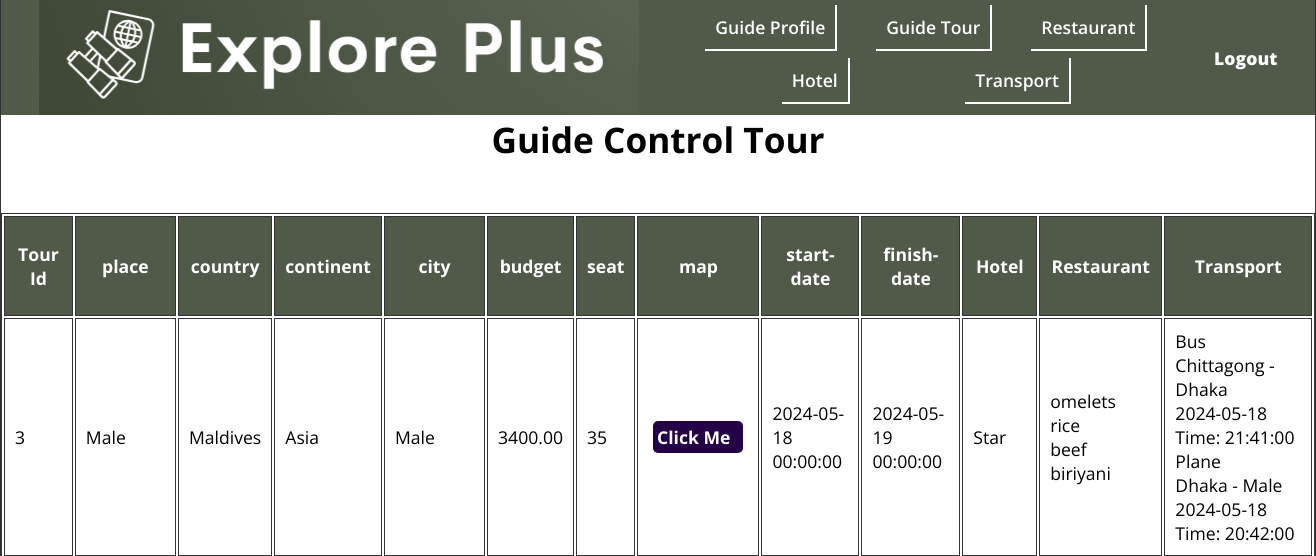
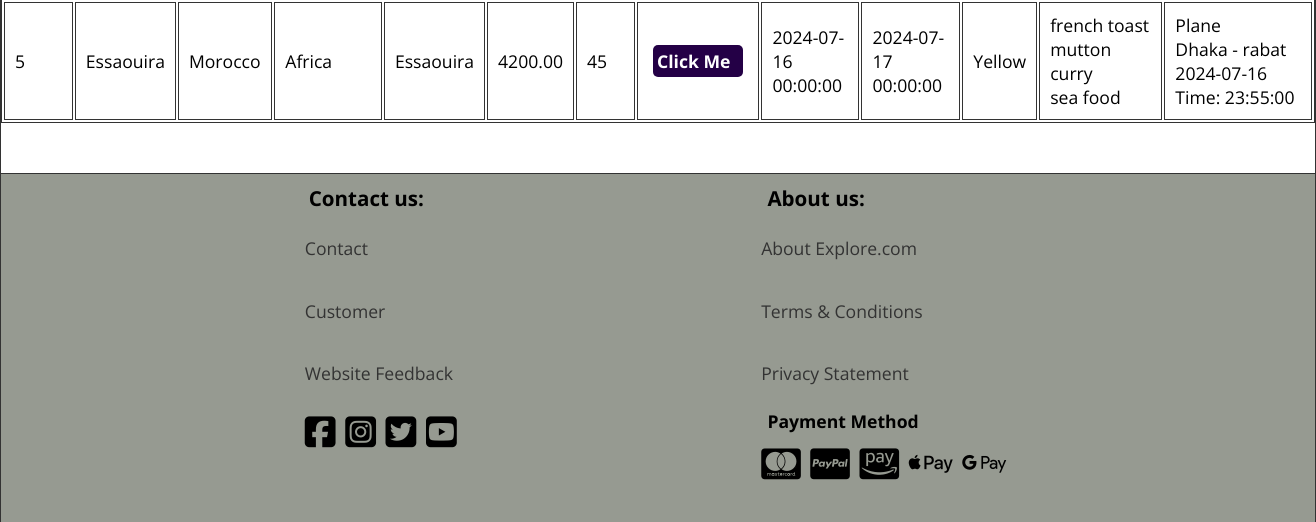
The page /Admin/guide_tour.php (signed in) on the database as committed earlier (2 pictures, top to bottom).
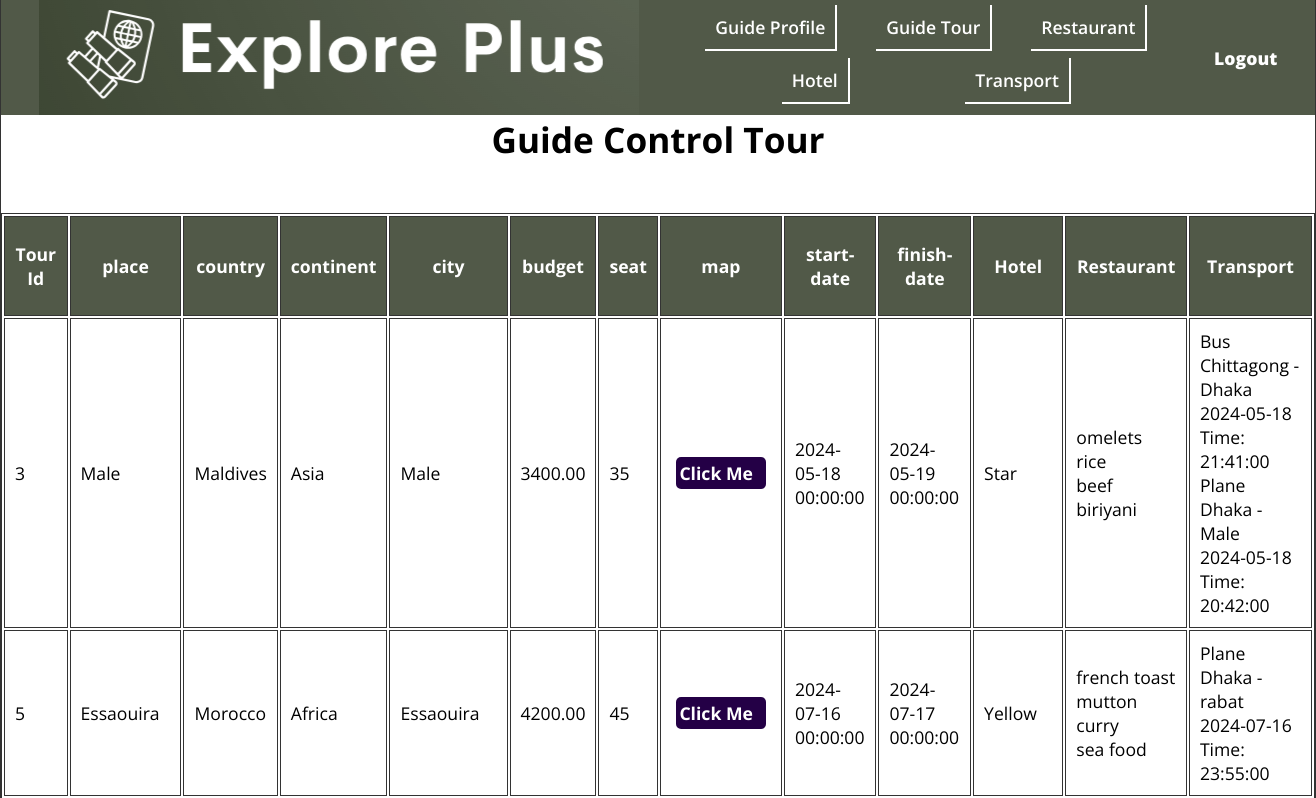
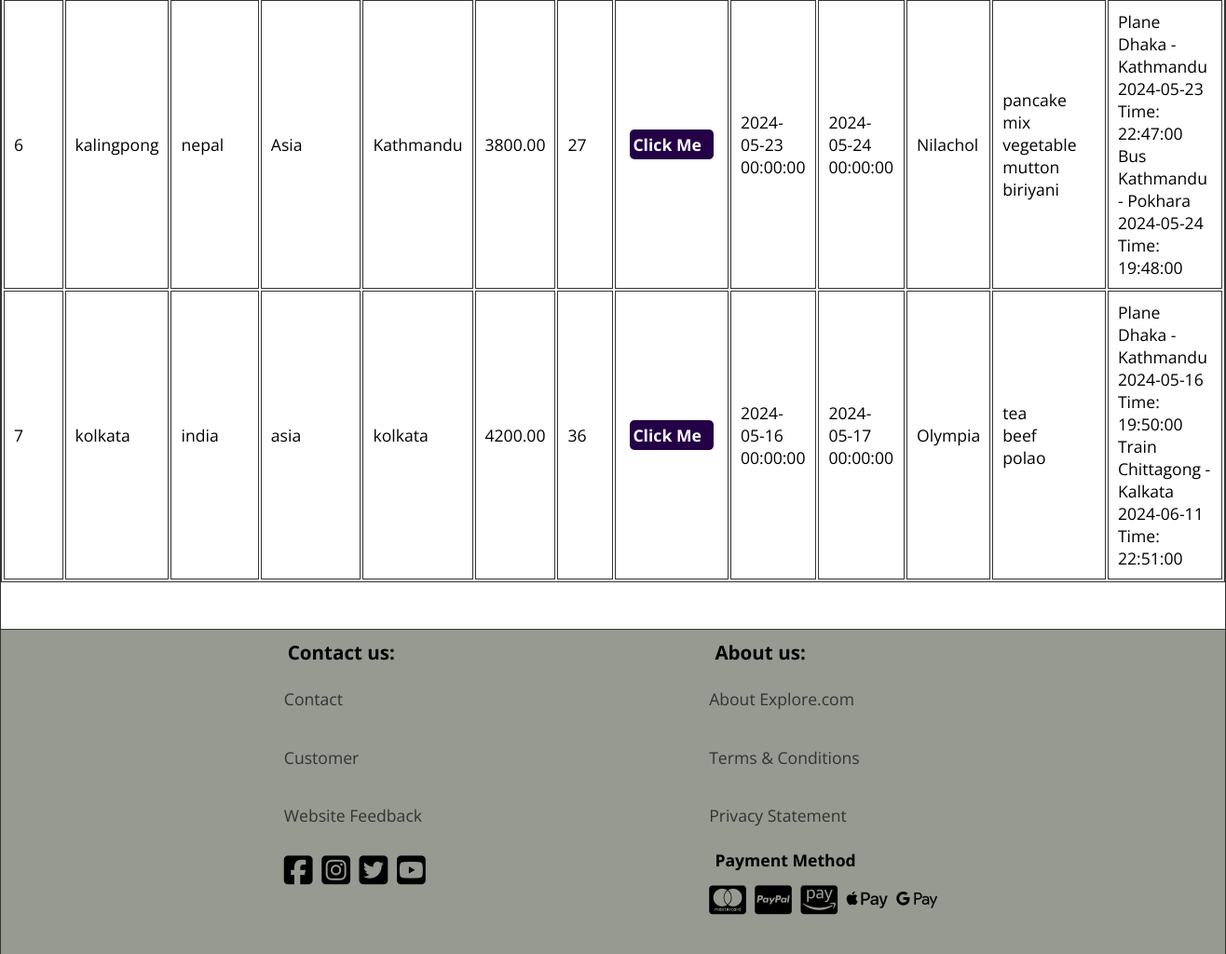
The same page on the database as committed later (2 pictures, top to bottom).
### tables this page shows
CREATE TABLE `guide` (
  `username` varchar(50) NOT NULL,
  `name` varchar(50) DEFAULT NULL,
  `password` varchar(500) DEFAULT NULL,
  `email` varchar(100) DEFAULT NULL,
  `phone` varchar(20) DEFAULT NULL,
  `date_of_birth` date DEFAULT NULL,
  `city` varchar(50) DEFAULT NULL,
  `country` varchar(50) DEFAULT NULL,
  `NID` varchar(20) DEFAULT NULL,
  `nationality` varchar(50) DEFAULT NULL,
  `gender` varchar(10) DEFAULT NULL,
  `visa_expiry_date` date DEFAULT NULL,
  `photo` blob DEFAULT NULL,
  `wage` int(11) NOT NULL
);

CREATE TABLE `transport` (
  `transport_id` int(11) NOT NULL,
  `type` varchar(50) DEFAULT NULL,
  `from_place` varchar(100) DEFAULT NULL,
  `to_place` varchar(100) DEFAULT NULL,
  `price` decimal(10,2) DEFAULT NULL,
  `start_date` date DEFAULT NULL,
  `finish_date` date DEFAULT NULL,
  `finish_time` time DEFAULT NULL,
  `class` varchar(50) DEFAULT NULL,
  `capacity` int(11) DEFAULT NULL,
  `tour_id` int(11) DEFAULT NULL,
  `start_time` time NOT NULL
);

CREATE TABLE `tour` (
  `tour_id` int(11) NOT NULL,
  `about` text DEFAULT NULL,
  `place_name` varchar(100) DEFAULT NULL,
  `country` varchar(50) DEFAULT NULL,
  `city` varchar(50) DEFAULT NULL,
  `budget` decimal(10,2) DEFAULT NULL,
  `available_seat` int(11) DEFAULT NULL,
  `start_date` datetime DEFAULT NULL,
  `finish_date` datetime DEFAULT NULL,
  `map` varchar(100) DEFAULT NULL,
  `FAQ` text DEFAULT NULL,
  `menu_id` int(11) DEFAULT NULL,
  `hotel_id` int(11) DEFAULT NULL,
  `guide_username` varchar(50) DEFAULT NULL,
  `photo` blob DEFAULT NULL,
  `continent` varchar(20) NOT NULL,
  `capacity` int(11) NOT NULL
);

CREATE TABLE `hotel` (
  `hotel_id` int(11) NOT NULL,
  `type` varchar(50) DEFAULT NULL,
  `name` varchar(100) DEFAULT NULL,
  `price` decimal(10,2) DEFAULT NULL,
  `available_room` int(11) DEFAULT NULL,
  `place` varchar(100) DEFAULT NULL,
  `map` varchar(100) DEFAULT NULL,
  `photo` longblob DEFAULT NULL
);

CREATE TABLE `breakfast_item` (
  `breakfast` varchar(30) NOT NULL,
  `bcost` decimal(11,2) DEFAULT NULL
);

CREATE TABLE `lunch_item` (
  `lunch` varchar(30) NOT NULL,
  `lcost` decimal(11,2) DEFAULT NULL
);

CREATE TABLE `dinner_item` (
  `dinner` varchar(30) NOT NULL,
  `dcost` decimal(11,2) DEFAULT NULL
);

### Admin/guide_tour.php (the view, shortened to what the changed rows need)
<?php
$conn = mysqli_connect("localhost","root","","explore_plus");
$guide_username = $_SESSION['guide_username'];
$sql = "SELECT *
        FROM guide g
        INNER JOIN  tour t
         ON t.guide_username = g.username
         INNER JOIN hotel h
         ON t.hotel_id = h.hotel_id
        INNER JOIN transport trn
        on trn.tour_id = t.tour_id
        INNER JOIN menu m
        ON m.menu_id = t.menu_id
        inner join menu_breakfast mb
        on m.menu_id = mb.menu_id
        inner join breakfast_item
        on mb.breakfast = breakfast_item.breakfast
        inner join menu_lunch
        on m.menu_id = menu_lunch.menu_id
        inner join lunch_item
        on menu_lunch.lunch = lunch_item.lunch
        inner join menu_dinner
        on m.menu_id = menu_dinner.menu_id
        inner join dinner_item
        on menu_dinner.dinner = dinner_item.dinner
        WHERE g.username = '{$guide_username}'
        group by t.tour_id
        ";
$result = mysqli_query($conn,$sql);
$tours = mysqli_fetch_all($result,MYSQLI_ASSOC);
?>
<!DOCTYPE html>
<html lang="en">
<head>
    <link rel="stylesheet" href="../css/style.css">
    <link rel="stylesheet" href="https://cdnjs.cloudflare.com/ajax/libs/font-awesome/6.5.1/css/all.min.css" />
</head>
<body>
<main class="main main__table-container">
    <h1 class="center">Guide Control Tour</h1>
    <table class="main__table transportation">
        <thead>
        <tr>
            <th id="tour-id" scope="col" class="table__head">Tour Id</th>
            <th id="place" scope="col" class="table__head">place</th>
            <th id="country" scope="col" class="table__head">country</th>
            <th id="continent" scope="col" class="table__head">continent</th>
            <th id="city" scope="col" class="table__head">city</th>
            <th id="budget" scope="col" class="table__head">budget</th>
            <th id="seat" scope="col" class="table__head">seat</th>
            <th id="map" scope="col" class="table__head">map</th>
            <th id="start-date" scope="col" class="table__head">start-date</th>
            <th id="finish-date" scope="col" class="table__head">finish-date</th>
            <th id="hotel" scope="col" class="table__head">Hotel</th>
            <th id="restaurant" scope="col" class="table__head">Restaurant</th>
            <th id="transport" scope="col" class="table__head">Transport</th>
        </tr>
        </thead>
        <tbody>
        <?php foreach ($tours as $tour): ?>
            <tr>
                <td class="table__item"><?php echo $tour['tour_id']?></td>
                <td class="table__item"><?php echo $tour['place_name']?></td>
                <td class="table__item"><?php echo $tour['country']?></td>
                <td class="table__item"><?php echo $tour['continent']?></td>
                <td class="table__item"><?php echo $tour['city']?></td>
                <td class="table__item"><?php echo $tour['budget']?></td>
                <td class="table__item"><?php echo $tour['available_seat']?></td>
                <td class="table__item"><a href="<?php echo $tour['map']?>"><div class="table_edit">Click Me</div></a></td>
                <td class="table__item"><?php
                    $date = new DateTime((string)$tour['start_date']);
                    $dateOnly = $date->format('Y-m-d');
                    $timeOnly =$date->format('H:i:s')
                    ?>
                    <div><?php  echo $dateOnly; ?></div>
                    <div><?php echo $timeOnly?></div>
                </td>
                <td class="table__item"><?php
                    $date = new DateTime((string)$tour['finish_date']);
                    $dateOnly = $date->format('Y-m-d');
                    $timeOnly =$date->format('H:i:s')
                    ?>
                    <div><?php  echo $dateOnly; ?></div>
                    <div><?php echo $timeOnly?></div>
                </td>
                <td class="table__item"><?php echo $tour['name']?></td>
                <td class="table__item">
                    <div><?php echo $tour['breakfast']?></div>
                    <div><?php echo $tour['lunch']?></div>
                    <div><?php echo $tour['dinner']?></div>
                </td>
                <td class="table__item">
                    <?php
                    $transportsSql =mysqli_query($conn,"SELECT from_place , to_place , type ,trn.start_date ,trn.start_time
                                                                FROM tour t
                                                                INNER JOIN guide g
                                                                ON t.guide_username = g.username
                                                                INNER join transport trn
                                                                on trn.tour_id = t.tour_id
                                                                where g.username = '{$guide_username}' and t.tour_id = '{$tour['tour_id']}'");
                    $transports = mysqli_fetch_all($transportsSql,MYSQLI_ASSOC);
                    foreach ($transports as $transport):
                        echo $transport['type'] . '<br>';
                        echo $transport['from_place'] . " - ".$transport['to_place'].'<br>';
                        echo $transport['start_date'] . "  Time:  " . $transport['start_time'].'<br>';
                    endforeach;
                    ?>
                </td>
            </tr>
        <?php endforeach; ?>
        </tbody>
    </table>
</main>

Rows that differ between the two databases and show on the page:
now on one of the page's lists (row unchanged): guide: transport.tour_id "6", tour.place_name "kalingpong", tour.country "nepal", tour.continent "Asia", tour.city "Kathmandu", tour.budget "3800.00", tour.available_seat "27", transport.start_date "2024-05-23", transport.start_date "00:00:00", transport.finish_date "2024-05-24", transport.finish_date "00:00:00", hotel.name "Nilachol", breakfast_item.breakfast "pancake", lunch_item.lunch "mix vegetable", dinner_item.dinner "mutton biriyani", transport.tour_id "7", tour.place_name "kolkata", tour.country "india", tour.continent "asia", tour.city "kolkata", tour.budget "4200.00", tour.available_seat "36", transport.start_date "2024-05-16", transport.finish_date "2024-05-17", hotel.name "Olympia", breakfast_item.breakfast "tea", lunch_item.lunch "beef", dinner_item.dinner "polao"
changed guide "Male": gains transport (type "Plane", from_place "Dhaka", to_place "Kathmandu", start_date "2024-05-23", start_time "22:47:00"); gains transport (type "Bus", from_place "Kathmandu", to_place "Pokhara", start_date "2024-05-24", start_time "19:48:00"); gains transport (type "Plane", from_place "Dhaka", to_place "Kathmandu", start_date "2024-05-16", start_time "19:50:00"); gains transport (type "Train", from_place "Chittagong", to_place "Kalkata", start_date "2024-06-11", start_time "22:51:00")
